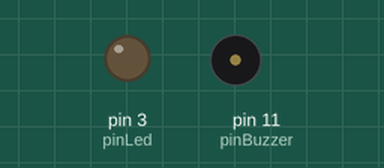
The sketch below on a simulated Arduino Uno, built with avr-gcc and run on an emulated ATmega328P. Parts: output pins drawn as LEDs (lit = HIGH), buzzer (waves = sounding). What the sketch prints to the serial monitor is not drawn.

Above: at 2.12 s.
At 11.06 s:
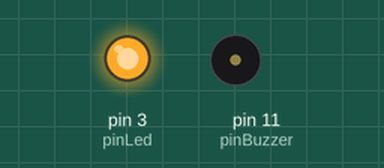
At 29.4 s:
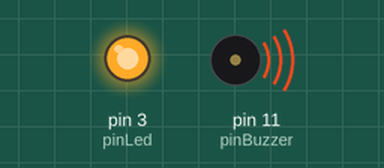
Timing chart, 0 to 40.0 s (numbered marks = the images above):
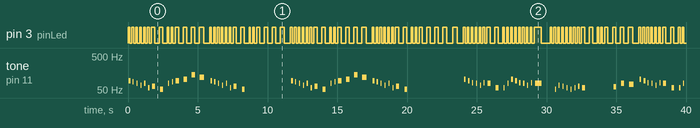

Measured:
- by itself, pin 3 (pinLed): LOW → HIGH at 0.00 s, → LOW 0.12 s later, → HIGH 0.16 s later, → LOW 0.12 s later, … (200 changes in this stretch)
- by itself, tone on pin 11 (pinBuzzer): plays 93 Hz for 0.12 s, 87 Hz for 0.08 s, 78 Hz for 0.08 s, 69 Hz for 0.08 s, 78 Hz for 0.08 s, 58 Hz for 0.08 s … (82 notes in this stretch)

The sketch:

Determination.ino
```cpp
// ---------------- Notas Musicales ----------------- //
// Octava 0
#define LA0 27
#define LAB0 29
#define SI0 31
#define DOB1 31

// Octava 1
#define DO1 33
#define DOS1 35
#define REB1 35
#define RE1 37
#define RES1 39
#define MIB1 39
#define MI1 41
#define FAB1 41
#define FA1 44
#define FAS1 46
#define SOLB1 46
#define SOL1 49
#define SOLS1 52
#define LAB1 52
#define LA1 55
#define LAS1 58
#define SIB1 58
#define SI1 62
#define DOB2 62

// Octava 2
#define DO2 65
#define DOS2 69
#define REB2 69
#define RE2 73
#define RES2 78
#define MIB2 78
#define MI2 82
#define FAB2 82
#define FA2 87
#define FAS2 93
#define SOLB2 93
#define SOL2 98
#define SOLS2 104
#define LAB2 104
#define LA2 110
#define LAS2 117
#define SIB2 117
#define SI2 123
#define DOB3 123

// Octava 3
#define DO3 131
#define DOS3 139
#define REB3 139
#define RE3 147
#define RES3 156
#define MIB3 156
#define MI3 165
#define FAB3 165
#define FA3 175
#define FAS3 185
#define SOLB3 185
#define SOL3 196
#define SOLS3 208
#define LAB3 208
#define LA3 220
#define LAS3 233
#define SIB3 233
#define SI3 247
#define DOB4 247

// Octava 4
#define DO4 262
#define DOS4 277
#define REB4 277
#define RE4 294
#define RES4 311
#define MIB4 311
#define MI4 330
#define FAB4 330
#define FA4 349
#define FAS4 370
#define SOLB4 370
#define SOL4 392
#define SOLS4 415
#define LAB4 415
#define LA4 440
#define LAS4 466
#define SIB4 466
#define SI4 494
#define DOB5 494

// Octava 5
#define DO5 523
#define DOS5 554
#define REB5 554
#define RE5 587
#define RES5 622
#define MIB5 622
#define MI5 659
#define FAB5 659
#define FA5 698
#define FAS5 740
#define SOLB5 740
#define SOL5 784
#define SOLS5 831
#define LAB5 831
#define LA5 880
#define LAS5 932
#define SIB5 932
#define SI5 988
#define DOB6 988

// Octava 6
#define DO6 1047
#define DOS6 1109
#define REB6 1109
#define RE6 1175
#define RES6 1245
#define MIB6 1245
#define MI6 1319
#define FAB6 1319
#define FA6 1397
#define FAS6 1480
#define SOLB6 1480
#define SOL6 1568
#define SOLS6 1661
#define LAB6 1661
#define LA6 1760
#define LAS6 1865
#define SIB6 1865
#define SI6 1976
#define DOB7 1976

// Octava 7
#define DO7 2093
#define DOS7 2217
#define REB7 2217
#define RE7 2349
#define RES7 2489
#define MIB7 2489
#define MI7 2637
#define FAB7 2637
#define FA7 2794
#define FAS7 2960
#define SOLB7 2960
#define SOL7 3136
#define SOLS7 3322
#define LAB7 3322
#define LA7 3520
#define LAS7 3729
#define SIB7 3729
#define SI7 3951
#define DOB8 3951

// Octava 8
#define DO8 4186

// -------------- Mi Sostenidos (extra) ---------------- //

#define MIS1 44   // MI♯1 = FA1
#define MIS2 87   // MI♯2 = FA2
#define MIS3 175  // MI♯3 = FA3
#define MIS4 349  // MI♯4 = FA4
#define MIS5 698  // MI♯5 = FA5
#define MIS6 1397 // MI♯6 = FA6
#define MIS7 2794 // MI♯7 = FA7

// ------------------------- Duracion de Notas ------------------------- //

#define REDONDA 1 // 1 duracion
#define BLANCA 2  // 1/2 duracion
#define NEGRA 4   // 1/4 duracion
#define COR 8     // 1/8 duracion
#define SCOR 16   // 1/16 duracion
#define FUSA 32   // 1/32 duracion
#define SFUSA 64  // 1/64 duracion

// Notas con puntillo (1.5x duración)
#define DOTTED_BLANCA 3  // Blanca con puntillo (2 * 1.5 = 3)
#define DOTTED_NEGRA 6   // Negra con puntillo (4 * 1.5 = 6)
#define DOTTED_COR 12    // Corchea con puntillo (8 * 1.5 = 12)
#define DOTTED_SCOR 24   // Semicorchea con puntillo (16 * 1.5 = 24)
#define DOTTED_FUSA 48   // Fusa con puntillo (32 * 1.5 = 48)

// ------------------------- Macros y Pines ----------------------------- //

#define LEN(x) (sizeof(x)/sizeof(x[0])) // Macro para el largo de una melodia
#define pinBuzzer 11                    // Pin del Buzzer
#define pinLed 3                        // Pin del Led

// ----------------------- Melodias y Tiempos -------------------------- //

// Armaduras de la melodia: SOLB, LAB, SIB, DOB, REB, MIB
const int determination_melody[] PROGMEM = {
    SOLB2, FA2, MIB2, REB2, MIB2, SIB1,
    DO2, LAB1, MIB2, FA2,
    SOLB2, LAB2, REB3,
    SIB2,
    SOLB2, FA2, MIB2, REB2, MIB2, SIB1,
    DO2, LAB1, MIB1, FA1,
    SOLB1, FA1, REB1,
    MIB1,
    SOLB2, FA2, MIB2, REB2, MIB2, SIB1,
    DO2, LAB1, MIB2, FA2,
    SOLB2, LAB2, REB3,
    SIB2,
    SOLB2, FA2, MIB2, REB2, MIB2, SIB1,
    DO2, LAB1, MIB1, FA1,
    SOLB1, FA1, REB1,
    MIB1,

    MIB1,

    LAB2, SOLB2, FAB2, MIB2, REB2, FAB2,
    MIB2, SIB1, SIB1, MIB2,
    LAB2, SOLB2, FAB2, MIB2, REB2, FAB2,
    MIB2, MIB1, LAB1,
    REB2, DO2, SIB1, LAB1, SIB1, DO2,
    SIB1, MIB1, MIB1, FA1,
    SOLB1, DOB2, MIB2,
    RE2,
    LAB2, SOLB2, FAB2, MIB2, REB2, FAB2,
    MIB2, SIB1, SIB1, MIB2,
    LAB2, SOLB2, FAB2, MIB2, REB2, FAB2,
    MIB2, MIB1, LAB1,
    REB2, DO2, SIB1, LAB1, SIB1, DO2,
    SIB1, MIB1, MIB1, FA1,
    SOLB1, DOB2, MIB2,
    RE2,

    REB2, DO2, SIB1, LAB1, SIB1, DO2,
    SIB1, MIB1, MIB1, FA1,
    SOLB1, FA1, REB1,
    MIB1
};

// Arreglo que define el tiempo de la melodia
const byte determination_tempo[] PROGMEM = {
    COR, COR, COR, COR, COR, COR,
    NEGRA, NEGRA, COR, COR,
    NEGRA, NEGRA, NEGRA,
    DOTTED_BLANCA,
    COR, COR, COR, COR, COR, COR,
    NEGRA, NEGRA, COR, COR, NEGRA, NEGRA, NEGRA,
    DOTTED_BLANCA,
    COR, COR, COR, COR, COR, COR,
    NEGRA, NEGRA, COR, COR,
    NEGRA, NEGRA, NEGRA,
    DOTTED_BLANCA,
    COR, COR, COR, COR, COR, COR,
    NEGRA, NEGRA, COR, COR, NEGRA, NEGRA, NEGRA,
    DOTTED_BLANCA,

    DOTTED_BLANCA,

    COR, COR, COR, COR, COR, COR,
    NEGRA, NEGRA, COR, COR,
    COR, COR, COR, COR, COR, COR,
    BLANCA, COR, COR,
    COR, COR, COR, COR, COR, COR,
    NEGRA, NEGRA, COR, COR,
    NEGRA, NEGRA, NEGRA,
    DOTTED_BLANCA,
    COR, COR, COR, COR, COR, COR,
    NEGRA, NEGRA, COR, COR,
    COR, COR, COR, COR, COR, COR,
    BLANCA, COR, COR,
    COR, COR, COR, COR, COR, COR,
    NEGRA, NEGRA, COR, COR,
    NEGRA, NEGRA, NEGRA,
    DOTTED_BLANCA,

    COR, COR, COR, COR, COR, COR,
    NEGRA, NEGRA, COR, COR,
    NEGRA, NEGRA, NEGRA,
    DOTTED_BLANCA
};

// ------------------------- Logica --------------------------------- //

void setup(void) {
    Serial.begin(9600);
    pinMode(pinBuzzer, OUTPUT);
    pinMode(pinLed, OUTPUT);
}


void loop() {
    sing();
}

// Metodo para reproducir la cancion
void sing(){
    Serial.println("'Determination'");
    int size = LEN(determination_melody); // Obtiene el tamaño de la melodia

    for (int thisNote = 0; thisNote < size; thisNote++)
    {
        // Calcula la duracion de la nota, tomando un segundo y dividiendolo entre el tipo de nota
        //e.j. 1/4 de nota = 1000 / 4, un octavo de nota = 1000/8, etc.
        int noteDuration = 1000 / pgm_read_byte_near(determination_tempo + thisNote);
        buzz(pinBuzzer, pgm_read_word_near(determination_melody + thisNote), noteDuration, pinLed);

        // Distingue las notas, pone un minimo de tiempo entre ellas
        // La duracion de la nota es + 30% donde parece funcionar bien
        int pauseBetweenNotes = noteDuration * 1.30;
        delay(pauseBetweenNotes);

        // Detiene la reproduccion de la nota:
        buzz(pinBuzzer, 0, noteDuration, pinLed);
    }
}

void buzz(int targetPin, long frequency, long length, int led){
    digitalWrite(led, HIGH);
    long delayValue = 1000000 / frequency / 2; // Calcula el valor del delay entre transiciones
    // 1 segundo convertido a microsegundos, dividido entre la frecuencia, entre 2
    // Hay dos fases en cada ciclo
    long numCycles = frequency * length / 1000; // Calcular el número de ciclos para una sincronización adecuada
    // Multiplica la frecuencia, que en realidad son ciclos por segundo, por el número de segundos para obtener el número total de ciclos a producir.
    for (long i = 0; i < numCycles; i++) { // Para calcular la cantidad de tiempo...
        digitalWrite(targetPin, HIGH); // Escriba el pin del zumbador en alto para empujar el diafragma hacia afuera
        delayMicroseconds(delayValue); // Espere el valor de delay calculado
        digitalWrite(targetPin, LOW); // Gire el pasador del zumbador hacia abajo para tirar hacia atrás el diafragma
        delayMicroseconds(delayValue); // Espere de nuevo o el valor de delay calculado
    }
    digitalWrite(led, LOW);
}
```
